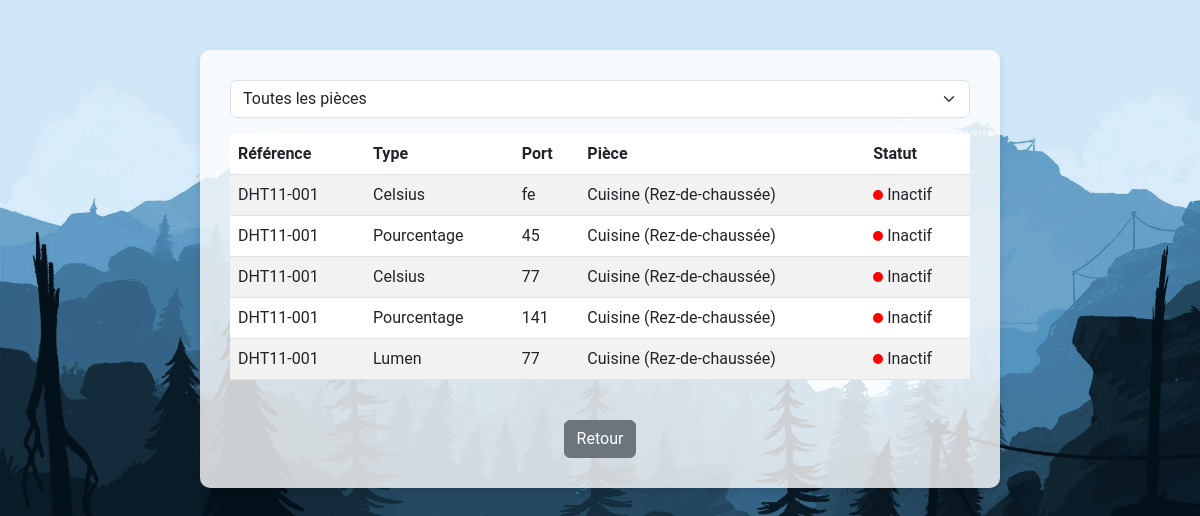
The app's page /capteurs/1 with its own data.
### tables this page shows
CREATE TABLE Capteur ( 
    id_Capteur INTEGER PRIMARY KEY AUTOINCREMENT,
    REFCOMMER TEXT,
    TYPE TEXT NOT NULL,
    DATEINSERTION DATE,
    id_Piece INTEGER, 
    PORTCOMMU TEXT NOT NULL, current_value TEXT, last_updated DATETIME,
    FOREIGN KEY (id_Piece) REFERENCES Piece(id_Piece) ON DELETE SET NULL
);

CREATE TABLE Piece (
    id_Piece INTEGER PRIMARY KEY AUTOINCREMENT,
    NOM TEXT NOT NULL,
    LOCALISATION TEXT,
    id_Logement INTEGER,  
    FOREIGN KEY (id_Logement) REFERENCES Logement(id_Logement) ON DELETE CASCADE
);

### app.py (the view)
@app.route('/capteurs/<int:logement_id>')
def view_capteurs(logement_id):
    conn = get_db_connection()
    try:
        capteurs_query = '''
            SELECT c.REFCOMMER as ref, c.TYPE as type, c.PORTCOMMU as port,
                   c.DATEINSERTION as date_insertion, p.NOM as piece_nom,
                   p.LOCALISATION as piece_localisation, c.current_value as current_value,
                   c.last_updated as last_updated
            FROM Capteur c
            INNER JOIN Piece p ON c.id_Piece = p.id_Piece
            WHERE p.id_Logement = ?
        '''
        capteurs = conn.execute(capteurs_query, (logement_id,)).fetchall()
        capteurs = [dict(row) for row in capteurs]
        for capteur in capteurs:
            last_updated = capteur.get("last_updated")
            if last_updated:
                try:
                    last_updated_time = datetime.strptime(last_updated, "%Y-%m-%d %H:%M:%S").replace(tzinfo=timezone.utc)
                    now = datetime.now(timezone.utc)
                    capteur["is_active"] = (now - last_updated_time) < timedelta(minutes=10)
                    print(f"Capteur {capteur['ref']} - Actif : {capteur['is_active']}")
                except ValueError as ve:
                    print(f"Erreur de conversion de date pour {capteur['ref']}: {ve}")
                    capteur["is_active"] = False
            else:
                print(f"Capteur {capteur['ref']} n'a pas de valeur last_updated.")
                capteur["is_active"] = False
    except Exception as e:
        print(f"Erreur lors de la récupération des données : {e}")
        capteurs = []
    finally:
        conn.close()
    print(f"Liste des capteurs envoyés au frontend : {capteurs}")
    return render_template('capteurs.html', capteurs=capteurs, logement_id=logement_id)

### app.py (called while the page is built)
def get_db_connection():
    conn = sqlite3.connect('base.db', timeout=10, isolation_level=None)
    conn.execute('PRAGMA journal_mode=WAL')
    conn.row_factory = sqlite3.Row
    return conn

### templates/capteurs.html (shortened to what this page needs)
<!DOCTYPE html>
<html lang="en">
<head>
    <link href="https://cdn.jsdelivr.net/npm/bootstrap@5.3.0/dist/css/bootstrap.min.css" rel="stylesheet">
</head>
<body>
    <div class="container content-container">
        <form method="GET" id="filterForm">
            <div class="mb-3">
                <select id="pieceFilter" name="piece_id" class="form-select" onchange="document.getElementById('filterForm').submit();">
                    <option value="all" {% if selected_piece == 'all' %}selected{% endif %}>Toutes les pièces</option>
                </select>
            </div>
        </form>
        <div class="table-container">
            <table class="table table-striped">
                <thead>
                    <tr>
                        <th>Référence</th>
                        <th>Type</th>
                        <th>Port</th>
                        <th>Pièce</th>
                        <th>Statut</th>
                    </tr>
                </thead>
                <tbody>
                    {% if capteurs and capteurs|length > 0 %}
                        {% for capteur in capteurs %}
                        <tr>
                            <td>{{ capteur.ref }}</td>
                            <td>{{ capteur.type }}</td>
                            <td>{{ capteur.port }}</td>
                            <td>{{ capteur.piece_nom }} ({{ capteur.piece_localisation }})</td>
                            <td>
                                {% if capteur.is_active %}
                                    <span class="status-dot active"></span> Actif
                                {% else %}
                                    <span class="status-dot inactive"></span> Inactif
                                {% endif %}
                            </td>
                        </tr>
                        {% endfor %}
                    {% else %}
                        <tr>
                            <td colspan="5" class="text-center">Aucun capteur disponible</td>
                        </tr>
                    {% endif %}
                </tbody>
            </table>
        </div>
        <div class="text-center mt-4">
            <a href="{{ url_for('logement_details', logement_id=logement_id) }}" class="btn btn-secondary">Retour</a>
        </div>
    </div>
</body>
</html>

### records on screen
Capteur: ref "DHT11-001", type "Celsius", port "fe", piece_nom "Cuisine", piece_localisation "Rez-de-chaussée"
Capteur: ref "DHT11-001", type "Pourcentage", port "45", piece_nom "Cuisine", piece_localisation "Rez-de-chaussée"
Capteur: ref "DHT11-001", type "Celsius", port "77", piece_nom "Cuisine", piece_localisation "Rez-de-chaussée"
Capteur: ref "DHT11-001", type "Pourcentage", port "141", piece_nom "Cuisine", piece_localisation "Rez-de-chaussée"
Capteur: ref "DHT11-001", type "Lumen", port "77", piece_nom "Cuisine", piece_localisation "Rez-de-chaussée"
